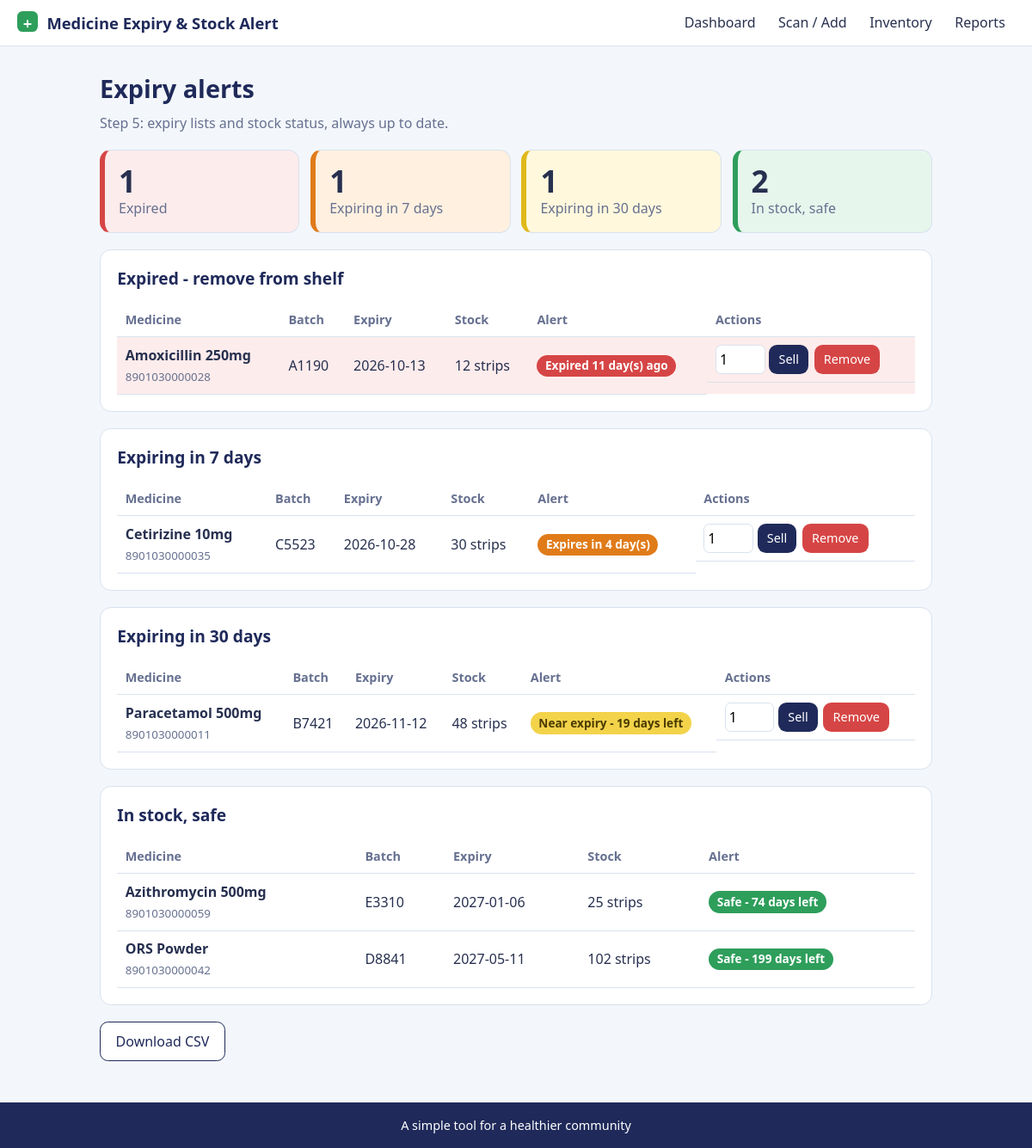
Page /reports on the committed database.
### tables this page shows
CREATE TABLE medicines (
            id INTEGER PRIMARY KEY AUTOINCREMENT,
            barcode TEXT NOT NULL DEFAULT '',
            name TEXT NOT NULL,
            batch_no TEXT NOT NULL DEFAULT '',
            expiry_date TEXT NOT NULL,
            quantity INTEGER NOT NULL DEFAULT 0,
            added_on TEXT NOT NULL
        );

### app.py (the view)
@app.route("/reports")
def reports():
    meds = [m for m in all_medicines() if m["quantity"] > 0]
    groups = {
        "expired": [m for m in meds if m["status"]["key"] == "expired"],
        "critical": [m for m in meds if m["status"]["key"] == "critical"],
        "near": [m for m in meds if m["status"]["key"] == "near"],
        "ok": [m for m in meds if m["status"]["key"] == "ok"],
    }
    return render_template("reports.html", groups=groups,
                           critical_days=CRITICAL_DAYS, near_days=NEAR_DAYS)

### app.py (called while the page is built)
def db():
    if "db" not in g:
        g.db = sqlite3.connect(DB_PATH)
        g.db.row_factory = sqlite3.Row
    return g.db

def status_of(expiry_str):
    days = (datetime.strptime(expiry_str, "%Y-%m-%d").date() - date.today()).days
    if days < 0:
        return {"key": "expired", "label": f"Expired {-days} day(s) ago", "days": days}
    if days <= CRITICAL_DAYS:
        return {"key": "critical", "label": f"Expires in {days} day(s)", "days": days}
    if days <= NEAR_DAYS:
        return {"key": "near", "label": f"Near expiry - {days} days left", "days": days}
    return {"key": "ok", "label": f"Safe - {days} days left", "days": days}

def enrich(rows):
    out = []
    for r in rows:
        d = dict(r)
        d["status"] = status_of(d["expiry_date"])
        out.append(d)
    return out

def all_medicines():
    return enrich(db().execute(
        "SELECT * FROM medicines ORDER BY expiry_date ASC, name ASC").fetchall())

### templates/reports.html (shortened to what this page needs)
{% extends "base.html" %}
{% from "_macros.html" import table %}
{% block content %}
<h1>Expiry alerts</h1>
<p class="lead">Step 5: expiry lists and stock status, always up to date.</p>
<section class="cards">
  <div class="card expired"><b>{{ groups.expired|length }}</b><span>Expired</span></div>
  <div class="card critical"><b>{{ groups.critical|length }}</b><span>Expiring in {{ critical_days }} days</span></div>
  <div class="card near"><b>{{ groups.near|length }}</b><span>Expiring in {{ near_days }} days</span></div>
  <div class="card ok"><b>{{ groups.ok|length }}</b><span>In stock, safe</span></div>
</section>
<section class="panel"><h2>Expired - remove from shelf</h2>{{ table(groups.expired) }}</section>
<section class="panel"><h2>Expiring in {{ critical_days }} days</h2>{{ table(groups.critical) }}</section>
<section class="panel"><h2>Expiring in {{ near_days }} days</h2>{{ table(groups.near) }}</section>
<section class="panel"><h2>In stock, safe</h2>{{ table(groups.ok, actions=False) }}</section>
<a class="btn ghost" href="{{ url_for('export_csv') }}">Download CSV</a>
{% endblock %}

### templates/_macros.html
{% macro badge(s) %}<span class="badge {{ s.key }}">{{ s.label }}</span>{% endmacro %}
{% macro table(meds, actions=True) %}
{% if meds %}
<div class="table-wrap"><table>
  <thead><tr><th>Medicine</th><th>Batch</th><th>Expiry</th><th>Stock</th><th>Alert</th>{% if actions %}<th>Actions</th>{% endif %}</tr></thead>
  <tbody>
  {% for m in meds %}
  <tr class="row-{{ m.status.key }}">
    <td><strong>{{ m.name }}</strong><br><small>{{ m.barcode or 'no barcode' }}</small></td>
    <td>{{ m.batch_no or '-' }}</td>
    <td>{{ m.expiry_date }}</td>
    <td>{{ m.quantity }} strips</td>
    <td>{{ badge(m.status) }}</td>
    {% if actions %}
    <td class="actions">
      <form method="post" action="{{ url_for('sell', med_id=m.id) }}">
        <input type="number" name="quantity" value="1" min="1" aria-label="Strips to remove">
        <button class="btn small">Sell</button>
      </form>
      <form method="post" action="{{ url_for('delete', med_id=m.id) }}" onsubmit="return confirm('Remove this entry?')">
        <button class="btn small danger">Remove</button>
      </form>
    </td>
    {% endif %}
  </tr>
  {% endfor %}
  </tbody>
</table></div>
{% else %}<p class="empty">Nothing here yet.</p>{% endif %}
{% endmacro %}

### static/style.css (style rules this page uses)
:root { --navy:#1f2a5a; --ink:#27304f; --muted:#667090; --bg:#f3f7fb; --line:#d9e2ee; --red:#d64545; --red-bg:#fdecec; --orange:#e07b1a; --orange-bg:#fff0e0; --yellow-bg:#fff8dc; --green:#2e9e5b; --green-bg:#e6f6ec; --blue:#3b6fd4; }
* { box-sizing:border-box }
body { margin:0;font:16px/1.5 "Segoe UI",system-ui,-apple-system,Roboto,sans-serif;color:var(--ink);background:var(--bg) }
h1 { color:var(--navy);margin:.2rem 0 .4rem;font-size:1.8rem }
h2 { color:var(--navy);margin:0 0 .8rem;font-size:1.2rem }
.lead { color:var(--muted);margin-top:0 }
.panel { background:#fff;border:1px solid var(--line);border-radius:.8rem;padding:1.2rem;margin:1.2rem 0 }
.cards { display:grid;grid-template-columns:repeat(auto-fit,minmax(170px,1fr));gap:.8rem;margin:1.2rem 0 }
.card { display:block;text-decoration:none;color:inherit;padding:1rem;border-radius:.8rem;border:1px solid var(--line);border-left-width:6px;background:#fff }
.card b { display:block;font-size:2.2rem;line-height:1.1 }
.card span { color:var(--muted) }
.card.expired { border-left-color:var(--red);background:var(--red-bg) }
.card.critical { border-left-color:var(--orange);background:var(--orange-bg) }
.card.near { border-left-color:#e0b81a;background:var(--yellow-bg) }
.card.ok { border-left-color:var(--green);background:var(--green-bg) }
.btn { display:inline-block;border:0;border-radius:.6rem;background:var(--navy);color:#fff;padding:.6rem 1.1rem;font:inherit;cursor:pointer;text-decoration:none }
.btn.ghost { background:#fff;color:var(--navy);border:1px solid var(--navy) }
.btn.danger { background:var(--red) }
.btn.small { padding:.3rem .7rem;font-size:.9rem }
.table-wrap { overflow-x:auto }
table { width:100%;border-collapse:collapse }
th,td { text-align:left;padding:.55rem .6rem;border-bottom:1px solid var(--line);vertical-align:middle }
th { color:var(--muted);font-weight:600;font-size:.9rem }
small { color:var(--muted) }
.row-expired { background:var(--red-bg) }
.badge { display:inline-block;padding:.15rem .6rem;border-radius:2rem;font-size:.85rem;font-weight:600;white-space:nowrap }
.badge.expired { background:var(--red);color:#fff }
.badge.critical { background:var(--orange);color:#fff }
.badge.near { background:#f3d34a;color:#4a3b00 }
.badge.ok { background:var(--green);color:#fff }
.actions { display:flex;gap:.4rem;flex-wrap:wrap }
.actions form { display:flex;gap:.3rem }
.actions input { width:3.6rem;padding:.25rem;border:1px solid var(--line);border-radius:.4rem }
form input { display:block;width:100%;margin-top:.3rem;padding:.7rem;border:1px solid var(--line);border-radius:.5rem;font:inherit }
.actions input,.filters input { margin-top:0 }

### rows in the picture
medicines: name "Amoxicillin 250mg", barcode "8901030000028", batch_no "A1190", expiry_date "2026-10-13", quantity "12", label "Expired 11 day(s) ago"
medicines: name "Cetirizine 10mg", barcode "8901030000035", batch_no "C5523", expiry_date "2026-10-28", quantity "30", label "Expires in 4 day(s)"
medicines: name "Paracetamol 500mg", barcode "8901030000011", batch_no "B7421", expiry_date "2026-11-12", quantity "48", label "Near expiry - 19 days left"
medicines: name "Azithromycin 500mg", barcode "8901030000059", batch_no "E3310", expiry_date "2027-01-06", quantity "25", label "Safe - 74 days left"
medicines: name "ORS Powder", barcode "8901030000042", batch_no "D8841", expiry_date "2027-05-11", quantity "102", label "Safe - 199 days left"

### other values in the picture
{{ groups.expired|length }} "1"
{{ groups.critical|length }} "1"
{{ critical_days }} "7"
{{ groups.near|length }} "1"
{{ near_days }} "30"
{{ groups.ok|length }} "2"
